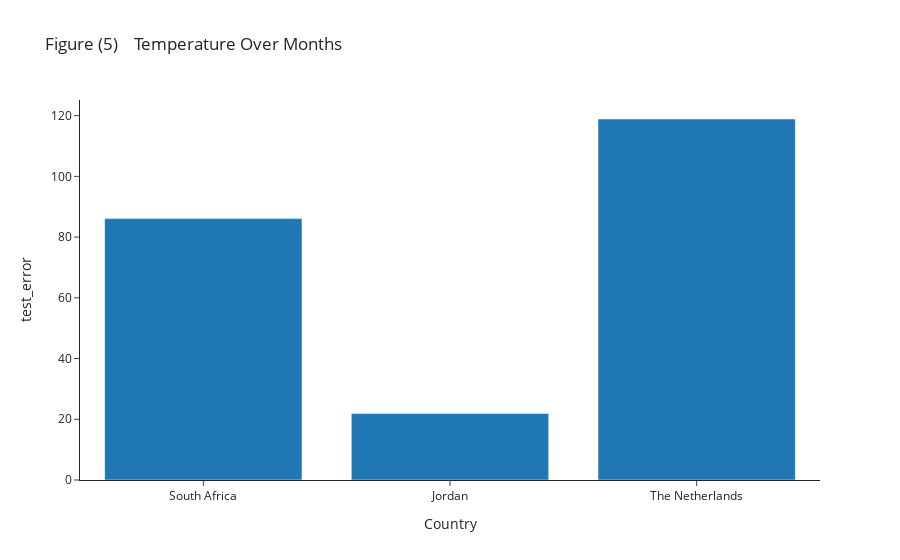

The cell this chart's notebook holds for it:
### Markdown cell above
Now we will fit a model over the entire subset of records from Israel using the degree of k=5 chosen above. 

And create a bar plot showing the model’s error over each of the other countries.

### Code cell
# model = PolynomialFitting(k=5).fit(df_israel["DayOfYear"], )
model = np.poly1d(np.polyfit(df_israel["DayOfYear"].values, df_israel["Temp"], 5))
countries = ["South Africa", "Jordan", "The Netherlands"]
losses = {'Country': [], 'test_error': []}
for c in countries:
    df_cur_country = df[df["Country"] == c]
    losses['Country'].append(c)
    error = mean_squared_error(model(df_cur_country["DayOfYear"]), df_cur_country["Temp"])
    losses['test_error'].append(error)
fig = px.bar(losses, x='Country', y='test_error', title="Figure (5)    Temperature Over Months")
fig.show()

### Figure 1 — Plotly figure (JSON) as saved in the notebook; plotly's stock layout.template omitted (floating-point values rounded to 4 significant figures)
{"data": [{"alignmentgroup": "True", "hovertemplate": "Country=%{x}<br>test_error=%{y}<extra></extra>", "legendgroup": "", "marker": {"color": "#1F77B4", "pattern": {"shape": ""}}, "name": "", "offsetgroup": "", "orientation": "v", "showlegend": false, "textposition": "auto", "type": "bar", "x": ["South Africa", "Jordan", "The Netherlands"], "xaxis": "x", "y": [86.09, 21.91, 118.9], "yaxis": "y"}], "layout": {"barmode": "relative", "legend": {"tracegroupgap": 0}, "title": {"text": "Figure (5)    Temperature Over Months"}, "xaxis": {"anchor": "y", "domain": [0, 1], "title": {"text": "Country"}}, "yaxis": {"anchor": "x", "domain": [0, 1], "title": {"text": "test_error"}}}}
